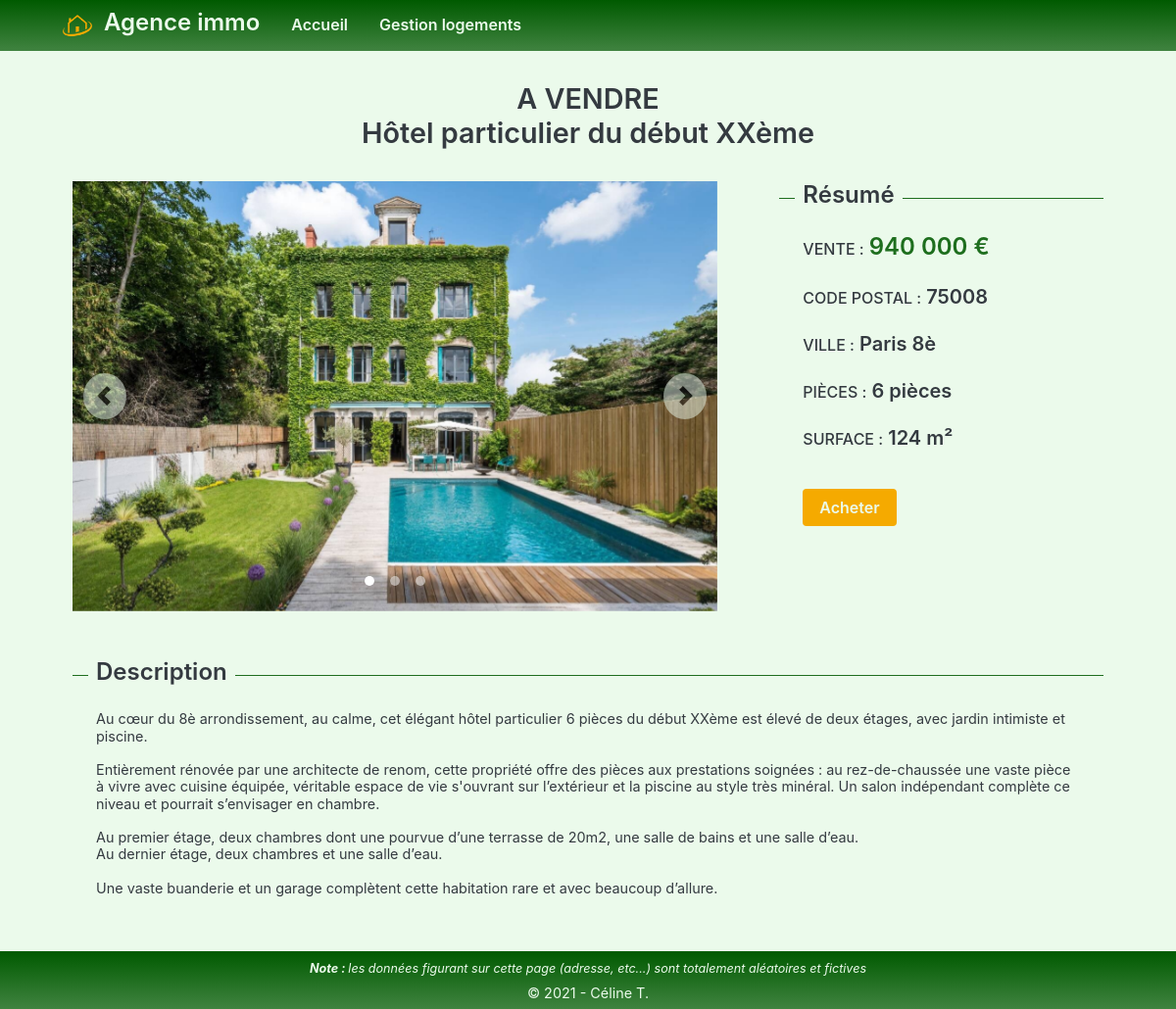
The app's page /detail-logement?id=1 with its own data.
### tables this page shows
CREATE TABLE `logement` (
  `id` int(11) NOT NULL,
  `titre` varchar(255) NOT NULL,
  `ville` varchar(255) NOT NULL,
  `cp` int(5) UNSIGNED ZEROFILL NOT NULL,
  `nb_pieces` tinyint(2) NOT NULL,
  `surface` int(5) NOT NULL,
  `prix` int(9) NOT NULL,
  `photo_1` varchar(255) NOT NULL,
  `photo_2` varchar(255) DEFAULT NULL,
  `photo_3` varchar(255) DEFAULT NULL,
  `type` enum('location','vente') NOT NULL,
  `description` text DEFAULT NULL
);

### detail-logement.php (the view, shortened to what this page needs)
<?php
require_once("include/init.inc.php");
if(isset($_GET["id"]) && !empty($_GET["id"]))
{
    if(!preg_match("#^[0-9]+$#", $_GET["id"]))
    {
        $alert = "<div class='col-md-10 mx-auto alert border_orange text-center txt_orange font-italic fw_600 mt-4 mt-xl-5 mb-5'> L'identifiant du logement doit être un nombre </div>";
    }
    else
    {
        $data = $db->prepare("SELECT * FROM logement WHERE id = :id");
        $data->bindValue(":id", htmlspecialchars($_GET["id"]), PDO::PARAM_INT);
        $data->execute();
        if($data->rowCount() == 1)
        {
            $logement = $data->fetch(PDO::FETCH_ASSOC);
        }
        else
        {
            $alert = "<div class='col-md-10 mx-auto alert border_orange text-center txt_orange font-italic fw_600 mt-4 mt-xl-5 mb-5'> Le logement n'existe pas ou a été supprimé </div>";
        }
    }
}
else
{
    $alert = "<div class='col-md-10 mx-auto alert border_orange text-center txt_orange font-italic fw_600 mt-4 mt-xl-5 mb-5'> Identification du logement impossible </div>";
}
$search = "photo";
if(isset($logement)) {
    foreach($logement as $key => $value)
    {
        if(substr($key, 0, strlen($search)) === $search && !is_null($value) && !empty($value))
        {
            $imgs[] = $value;
        }
    }
}
require_once("include/header.inc.php");
?>
<?php if(isset($_GET["id"]) && !empty($_GET["id"]) && isset($logement)): ?>
    <div class="col-sm-10 col-md-9 col-lg-11 mx-auto px-lg-4">
        <h2 class="fw_600 fs_2 fs_rwd_175 text-center text-dark">
            <?php if(isset($logement["titre"]) && $logement["type"] == "vente"): ?>
                A VENDRE <br> <?= $logement["titre"] ?>
            <?php elseif(isset($logement["titre"]) && $logement["type"] == "location"): ?>
                A LOUER <br> <?= $logement["titre"] ?>
            <?php endif; ?>
        </h2>
        <div class="row justify-content-between">
            <div class="col-lg-8 py-4 pr-xl-5">
                <div id="carousel_logement" class="carousel slide" data-interval="false">
                    <?php if(sizeof($imgs) > 1): ?>
                        <ol class="carousel-indicators mb-1 mb-sm-2 mb-md-3">
                            <?php for ($i = 0; $i < sizeof($imgs); $i++): ?>
                                <li data-target="#carousel_logement" data-slide-to="<?= $i ?>" class="rounded-circle mx-2<?= $i === 0 ? ' active' : '' ?>"></li>
                            <?php endfor; ?>
                        </ol>
                    <?php endif; ?>
                    <div class="carousel-inner">
                        <?php for ($i = 0; $i < sizeof($imgs); $i++): ?>
                            <div class="carousel-item<?= $i === 0 ? ' active' : '' ?>">
                                <img src="<?= $imgs[$i] ?>" class="d-block w-100" alt="<?= $logement["titre"] ?>">
                            </div>
                        <?php endfor; ?>
                    </div>
                    <?php if(sizeof($imgs) > 1): ?>
                        <button class="carousel-control-prev" type="button" data-target="#carousel_logement" data-slide="prev">
                            <div class="bg_green_light rounded-circle p-2">
                                <span class="carousel-control-prev-icon m-sm-1" aria-hidden="true"></span>
                            </div>
                        </button>
                        <button class="carousel-control-next" type="button" data-target="#carousel_logement" data-slide="next">
                            <div class="bg_green_light rounded-circle p-2">
                                <span class="carousel-control-next-icon m-sm-1" aria-hidden="true"></span>
                            </div>
                        </button>
                    <?php endif; ?>
                </div>
            </div>
            <div class="col-lg-4 py-4 d-flex flex-column">
                <h4 class="line d-flex fw_600 mb-4">Résumé</h4>
                <div class="d-flex flex-wrap flex-column flex-sm-row flex-lg-column justify-content-between justify-content-lg-start h-100">
                    <div class="mx-4">
                        <p class="h5 fw_600 mb-3 mb-lg-4">
                            <span class="h6 text-uppercase"><?= ucfirst($logement["type"]) ?> :</span>
                            <span class="txt_green h4 fw_600"><?= number_format($logement["prix"], 0, ",", "&nbsp;") ?>&nbsp;€</span>
                        </p>
                        <p class="h5 fw_600 mb-3 mb-lg-4">
                            <span class="h6 text-uppercase">Code Postal :</span>
                            <?= $logement["cp"] ?>
                        </p>
                        <p class="h5 fw_600 mb-3 mb-lg-4">
                            <span class="h6 text-uppercase">Ville :</span>
                            <?= $logement["ville"] ?>
                        </p>
                        <p class="h5 fw_600 mb-3 mb-lg-4">
                            <span class="h6 text-uppercase">Pièces :</span>
                            <?= $logement["nb_pieces"] . ($logement["nb_pieces"] > 1 ? " pièces" : " pièce") ?>
                        </p>
                        <p class="h5 fw_600 mb-2 mb-sm-0 mb-lg-3">
                            <span class="h6 text-uppercase ">Surface :</span>
                            <?= number_format($logement["surface"], 0, ",", "&nbsp;") ?>&nbsp;m²
                        </p>
                    </div>
                    <button type="button" id="btn_action" class="btn txt_green_light bg_orange fw_600 px-3 align-self-start align-self-sm-center align-self-lg-start mx-4 mt-4 mt-sm-0 mt-lg-4">
                        <?= $logement["type"] == "vente" ? "Acheter" : "" ?>
                    </button>
                </div>
            </div>
        </div>
        <div class="row">
            <div class="col py-4">
                <h4 class="line d-flex fw_600 mb-4">Description</h4>
                <p class="my-0 mx-4"><?= str_replace("\n", "<br>", $logement["description"]) ?></p>
            </div>
        </div>
    </div>
<?php endif; ?>
<?php
require_once("include/footer.inc.php");
?>

### include/header.inc.php (shortened to what this page needs)
<!DOCTYPE html>
<html lang="fr">
<head>
    <link rel="stylesheet" href="https://cdn.jsdelivr.net/npm/bootstrap@4.6.1/dist/css/bootstrap.min.css">
    <link rel="stylesheet" href="css/style.css">
</head>
<body>
    <div class="container-fluid min-vh-100 overflow-hidden d-flex flex-column justify-content-between bg_green_light text-dark p-0">
        <header class="bg_green txt_green_light">
            <div class="position-relative parent_absolute">
                <nav class="navbar navbar-expand-sm navbar-dark bg_green fixed-top py-2 py-sm-0 mb-4">
                    <a class="navbar-brand d-flex align-items-center txt_green_light pt-0" href="<?= URL ?>">
                        <img src="img/logo_orange.png" alt="logo maison Agence Immo" width="30" height="26" class="mt-1">
                        <h1 class="h4 fw_600 mb-0 ml-2 pl-1">Agence immo</h1>
                    </a>
                    <div class="collapse navbar-collapse mt-2 mt-sm-0" id="navbarNav">
                        <ul class="navbar-nav">
                            <li class="nav-item">
                                <a class="nav-link h6 txt_green_light fw_600 m-0 p-3" href="<?= URL ?>">Accueil</a>
                            </li>
                            <li class="nav-item">
                                <a class="nav-link h6 txt_green_light fw_600 m-0 p-3" href="<?= URL ?>gestion-logements">Gestion logements</a>
                            </li>
                        </ul>
                    </div>
                </nav>
            </div>
        </header>
        <main class="w-100 mx-auto my-3 py-3">

### include/footer.inc.php (shortened to what this page needs)
        </main>
        <footer class="bg_green txt_green_light mt-auto">
            <div class="position-relative parent_absolute">
                <div class="position-absolute w-100 bg_green text-center py-2 px-3">
                    <small class="font-italic">
                        <strong>Note : </strong> les données figurant sur cette page (adresse, etc...) sont totalement aléatoires et fictives<br>
                    </small>
                    <p class="mt-2 mb-0">&copy; 2021 - Céline T.</p>
                </div>
            </div>
        </footer>
    </div>
</body>
</html>

### css/style.css (style rules this page uses)
html { scroll-behavior: smooth; }
body { font-size: 90% !important; line-height: 1.2 !important; }
main { max-width: 1400px; }
.txt_green { color: #1e6e1e !important; }
.bg_green { background-color: #1e6e1e !important; background-image: linear-gradient(to bottom, #005a00, #408340); }
.txt_green_light { color: #ebfaeb !important; }
.bg_green_light { background-color: #ebfaeb !important; }
.bg_orange { background-color: #f5aa00 !important; }
.fw_600 { font-weight: 600; }
.fs_2 { font-size: 2em; }
a.nav-link { border-bottom: #408340 solid 1px; }
.carousel-control-prev-icon, .carousel-control-next-icon { filter: invert(90%); position: relative; top: 1px; }
.carousel-control-prev-icon { right: 1px; }
.carousel-control-next-icon { left: 1px; }
.carousel-indicators li { width: 10px !important; height: 10px !important; }
.line::before { border-bottom: 1px solid #1e6e1e; content: ""; margin: auto .5rem auto 0; padding-right: 1rem; position: relative; top: 3px; }
.line::after { border-bottom: 1px solid #1e6e1e; content: ""; flex: 1; margin: auto 0 auto .5rem; position: relative; top: 3px; }
@media screen and (min-width: 1200px) { header .navbar { padding: 0 4rem; } }
@media screen and (min-width: 768px) { .carousel-control-prev, .carousel-control-next { width: 10% !important; } }

### records on screen
logement: titre "Hôtel particulier du début XXème", photo_1 (picture), type "VENTE", prix "940 000", cp "75008", ville "Paris 8è", nb_pieces "6", surface "124", description "Au cœur du 8è arrondissement, au calme, cet élégant hôtel particulier 6 pièces du début XXème est élevé de deux étages, avec jardin intimiste et piscine. Entièrement rénovée par une architecte de renom, cette propriété offre des pièces aux prestations soignées : au rez-de-chaussée une vaste pièce à vivre avec cuisine équipée, véritable espace de vie s'ouvrant sur l’extérieur et la piscine au style très minéral. Un salon indépendant complète ce niveau et pourrait s’envisager en chambre. Au premier étage, deux chambres dont une pourvue d’une terrasse de 20m2, une salle de bains et une salle d’eau. Au dernier étage, deux chambres et une salle d’eau. Une vaste buanderie et un garage complètent…"
